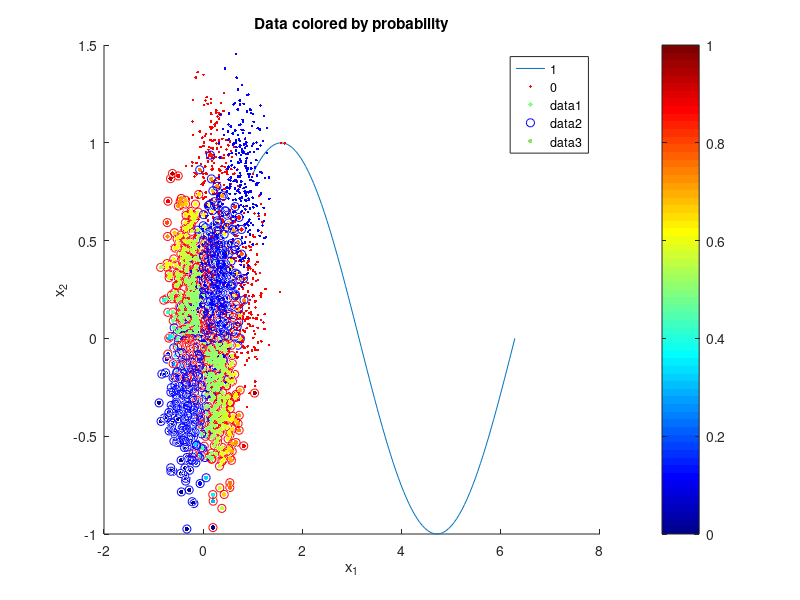

MATLAB code for this plot:

it_x = @(x)(x - (cos(x)/(-sin(x))));
xs =zeros(1,5);
xs(1)=1;
for i = 2:5
    xs(i)  = it_x(xs(i-1));
end

z = linspace(min(xs),2*pi,100);
hold on;
plot(z,sin(z))
plot(xs,sin(xs),'r.')


%%
%initialisation
phi = [0.3,0.44,0.46,0.6];
phi = [ones(1,size(phi,2));phi];
t = [1,0,1,0];
w = zeros(2,6); 
w(:,1) = [1;1];

%algorithm
sigmoid = @(w,x)(1/(1+exp(-(w'*x))));
for i = 2:6
    y_n = arrayfun(@(x1,x2)sigmoid(w(:,i-1),[x1;x2]),phi(1,:),phi(2,:));
    R = diag(y_n.*(1-y_n));
    w(:,i) = w(:,i-1) - inv(phi*R*phi')*(phi*(y_n-t)');
end


%% PART 2

data = load('a010_irlsdata.txt','-ASCII');
X = data(:,1:2); C = data(:,3);

%%
mask = (C==1);
hold on;
plot(X(mask,1),X(mask,2),'r.')
plot(X(~mask,1),X(~mask,2),'b.')


%%
M = mean(X);
for i = 1:1000
    X(i,:) = X(i,:) - M;
end
%%
cl=X(:,1).*X(:,2);
hold on;
scatter3(X(mask,1),X(mask,2),cl(mask),'r')
scatter3(X(~mask,1),X(~mask,2),cl(~mask),'b')
legend('1','0')
xlabel('x_1')
ylabel('x_2')
zlabel('x_3')

%% (1, phi_1,phi_2)
Xd = [ones(1,size(X,1));X'];
w = zeros(3,10); 
w(:,1) = [0;0;0];

sigmoid = @(w,x)(1/(1+exp(-(w'*x))));

%initial values 
init_p = arrayfun(@(x1,x2,x3)sigmoid(w(:,1),[x1;x2;x3]),Xd(1,:),Xd(2,:),Xd(3,:));

for i = 2:10
    y_n = arrayfun(@(x1,x2,x3)sigmoid(w(:,i-1),[x1;x2;x3]),Xd(1,:),Xd(2,:),Xd(3,:));
    R = diag(y_n.*(1-y_n));
    w(:,i) = w(:,i-1) - inv(Xd*R*Xd')*(Xd*(y_n-C')');
end

p = arrayfun(@(x1,x2,x3)sigmoid(w(:,end),[x1;x2;x3]),Xd(1,:),Xd(2,:),Xd(3,:));

%%
ce_init = -(sum(C'.*log(init_p)+(1-C').*log(1-init_p))) 
ce = -(sum(C'.*log(p)+(1-C').*log(1-p)))
%%

mycolormap = colormap('Jet');
d64 = [0:63]/63; % 
c = interp1(d64, mycolormap,p);
dotsize = 10;
scatter(X(:,1),X(:,2),dotsize,c,'fill');
xlabel('x_1');
ylabel('x_2');
title('Data colored by probability');
colorbar; % what do the colors mean?

%% add gaussian basis functions
gaussian = @(x,mu,sigma) exp(1/2*(x-mu)'*inv(sigma)*(x-mu));
I = [1 0;0 1];
sigma = 0.2*I;
mu_1 = [0 0]';
mu_2 = [1 1]';

phi_1 = @(x) gaussian(x, mu_1, sigma);
phi_2 = @(x) gaussian(x, mu_2, sigma);

PHI = zeros(size(X));
for i=1:size(PHI,1)
    PHI(i,1) = phi_1(X(i,:)');
    PHI(i,2) = phi_2(X(i,:)');
end

%% (1, phi_1,phi_2)
Xd = [ones(1,size(PHI,1));PHI'];
w = zeros(3,10); 
w(:,1) = [0;0;0];

sigmoid = @(w,x)(1/(1+exp(-(w'*x))));

%initial values 
init_p = arrayfun(@(x1,x2,x3)sigmoid(w(:,1),[x1;x2;x3]),Xd(1,:),Xd(2,:),Xd(3,:));

for i = 2:10
    y_n = arrayfun(@(x1,x2,x3)sigmoid(w(:,i-1),[x1;x2;x3]),Xd(1,:),Xd(2,:),Xd(3,:));
    R = diag(y_n.*(1-y_n));
    w(:,i) = w(:,i-1) - inv(Xd*R*Xd')*(Xd*(y_n-C')');
end

p = arrayfun(@(x1,x2,x3)sigmoid(w(:,end),[x1;x2;x3]),Xd(1,:),Xd(2,:),Xd(3,:));

%%
ce_init = -(sum(C'.*log(init_p)+(1-C').*log(1-init_p))) 
ce = -(sum(C'.*log(p)+(1-C').*log(1-p)))
%%

mycolormap = colormap('Jet');
d64 = [0:63]/63; % 
c = interp1(d64, mycolormap,p);
dotsize = 10;
scatter(X(:,1),X(:,2),dotsize,c,'fill');
xlabel('x_1');
ylabel('x_2');
title('Data colored by probability');
colorbar; % what do the colors mean?
